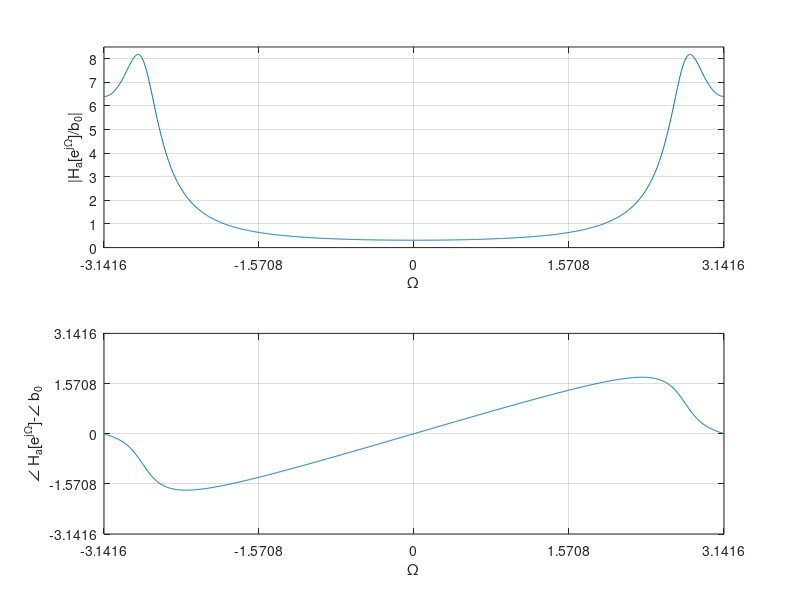

Recreate this plot in MATLAB.
%% 5.6-1a
Omega = linspace(-pi,pi,1001);
Hb = @(z) z.^2./((z-0.825*exp(j*7*pi/8)).*(z-0.825*exp(-j*7*pi/8)));
subplot(211); plot(Omega,abs(Hb(exp(1j*Omega)))); grid on;
axis([-pi pi 0 8.5]); xlabel('\Omega'); ylabel('|H_a[e^{j\Omega}]/b_0|');
set(gca,'xtick',-pi:pi/2:pi,'ytick',0:1:8.5);
subplot(212); plot(Omega,angle(Hb(exp(1j*Omega))));
grid on; axis([-pi pi -pi pi]);
xlabel('\Omega'); ylabel('\angle H_a[e^{j\Omega}]-\angle b_0');
set(gca,'xtick',-pi:pi/2:pi,'ytick',-pi:pi/2:pi);